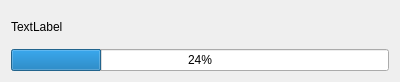
<?xml version="1.0" encoding="UTF-8"?>
<ui version="4.0">
 <class>Dialog_Progress</class>
 <widget class="QDialog" name="Dialog_Progress">
  <property name="geometry">
   <rect>
    <x>0</x>
    <y>0</y>
    <width>400</width>
    <height>82</height>
   </rect>
  </property>
  <property name="windowTitle">
   <string>Speichern</string>
  </property>
  <layout class="QVBoxLayout" name="verticalLayout">
   <item>
    <widget class="QLabel" name="label">
     <property name="text">
      <string>TextLabel</string>
     </property>
    </widget>
   </item>
   <item>
    <widget class="QProgressBar" name="progressBar">
     <property name="value">
      <number>24</number>
     </property>
    </widget>
   </item>
  </layout>
 </widget>
 <resources/>
 <connections/>
</ui>
